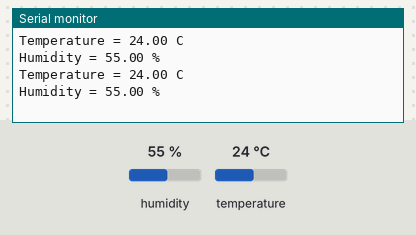
Bench run of a sketch on a simulated Arduino Uno, built with avr-gcc and run on an emulated ATmega328P. Shown: the last lines printed to the serial monitor. The inputs (shaded band) are chosen by the test bench; at power-on: humidity 55 %, temperature 24 °C.

Above: at 2.8 s.
2.9 s: humidity set to 22 %
At 5.0 s:
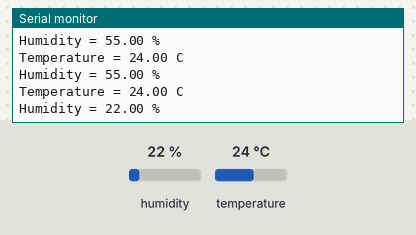
5.6 s: temperature set to 12 °C
At 6.8 s:
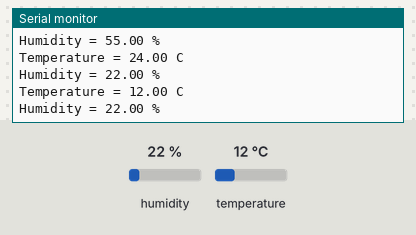
8.3 s: humidity set to 40 %
At 11.5 s:
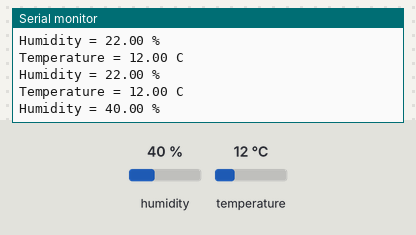
Timing chart, 0 to 13.0 s (numbered marks = the images above; inputs shaded):
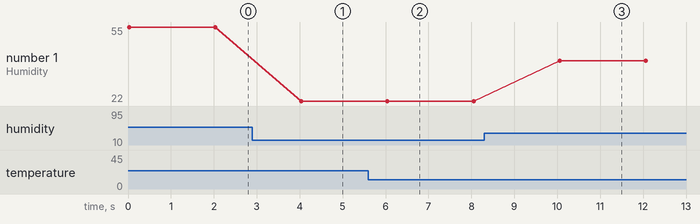

The sketch:

Temp_Humidity.ino
```cpp
#include "Arduino_SensorKit.h"

//uncomment line below if using DHT20
#define Environment Environment_I2C

void setup() {
  //uncomment line below if using DHT20
  Wire.begin();
  Serial.begin(9600);
  Environment.begin();
}

void loop() {
  Serial.print("Temperature = ");
  Serial.print(Environment.readTemperature()); //print temperature
  Serial.println(" C");
  Serial.print("Humidity = ");
  Serial.print(Environment.readHumidity()); //print humidity
  Serial.println(" %");
  delay(2000);
}
```

Measured:
- after the input at 2.9 s, the serial monitor: prints a new line after 1.1 s (image 1)
- after the input at 5.6 s, the serial monitor: prints a new line after 0.42 s (image 2)
- after the input at 8.3 s, the serial monitor: prints a new line after 1.8 s (image 3)
- plotted number 1: 55 → 22 after the input at 2.9 s, 22 → 40 after the input at 8.3 s
